Frame 1 (no input): blank canvas, image omitted
Frame 60 (the mouse pressed at the canvas centre just before this capture): blank canvas, image omitted
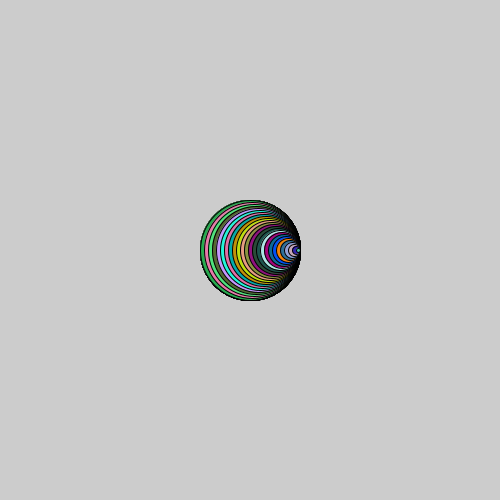
Frame 120 (the mouse held since frame 60 and released just before this capture)

The Processing sketch whose frames 1 and 60 were blank and that drew this single picture after the mouse press (run headless with seeded random() and noise(); from frame 60 on, the mouse is pressed at the canvas centre):

// Processing sketch: cannon
// ── cannon.pde
void setup(){
size(500,500);
}
void draw(){
    if(mousePressed){
        for(int i=0;i<500;i=i+20){     
            fill(random(255),random(255),random(255));
            ellipse(mouseX+i/10,mouseY,100-i/5,100-i/5);
            }
            }
            }
    
